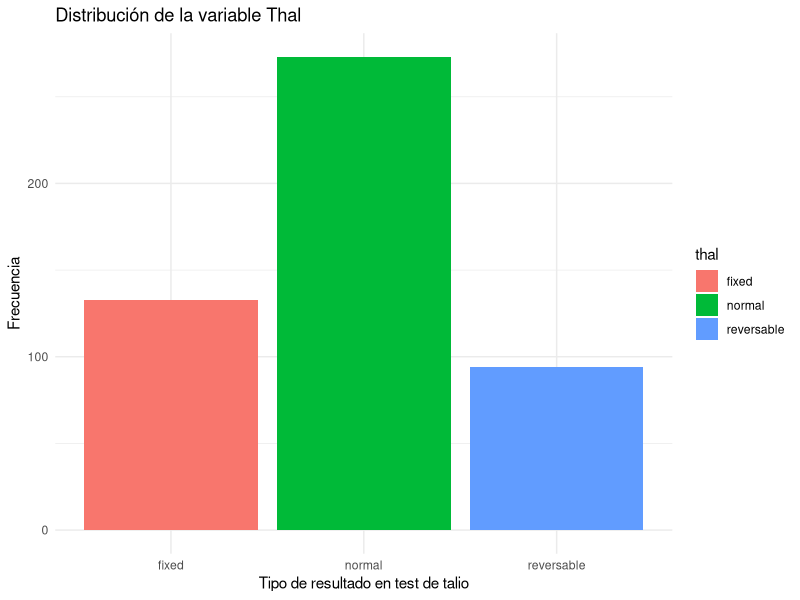
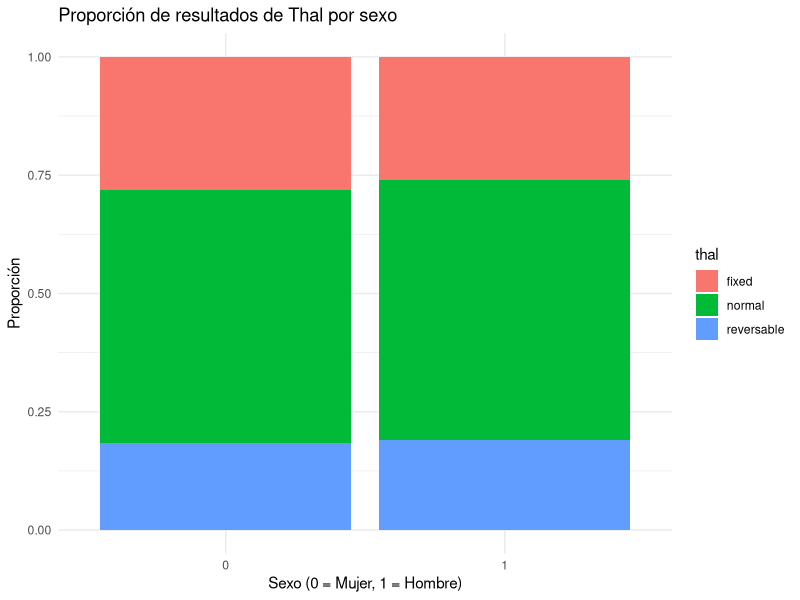
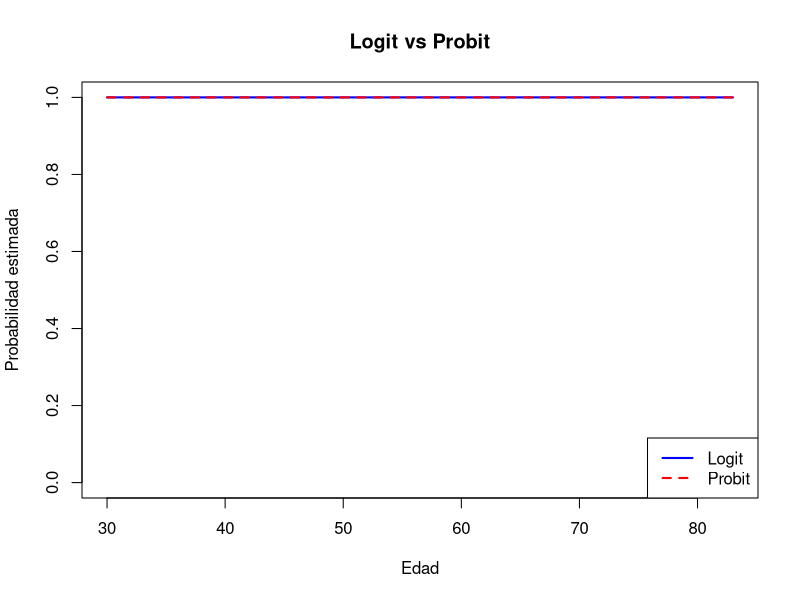
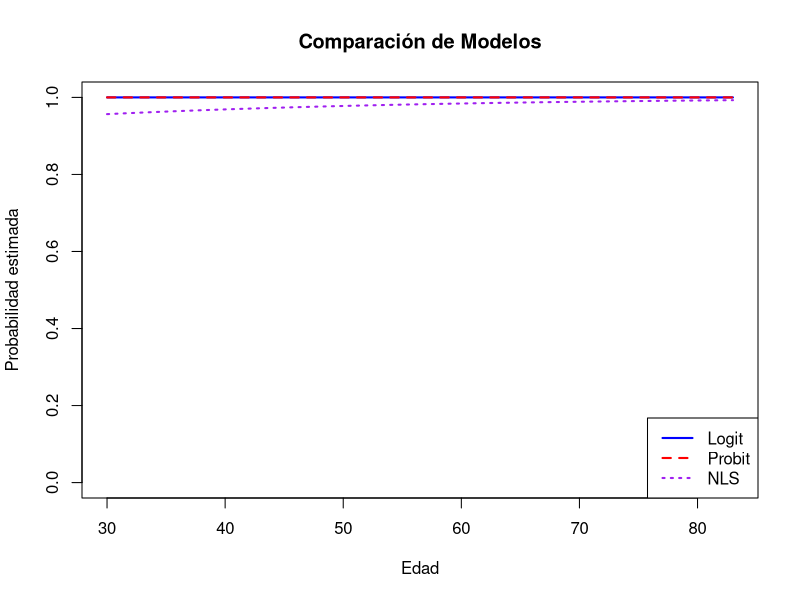
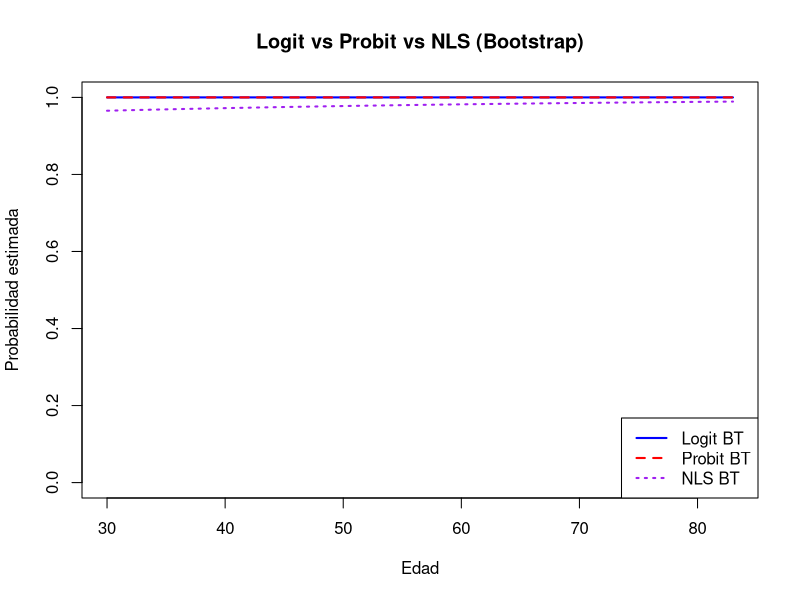
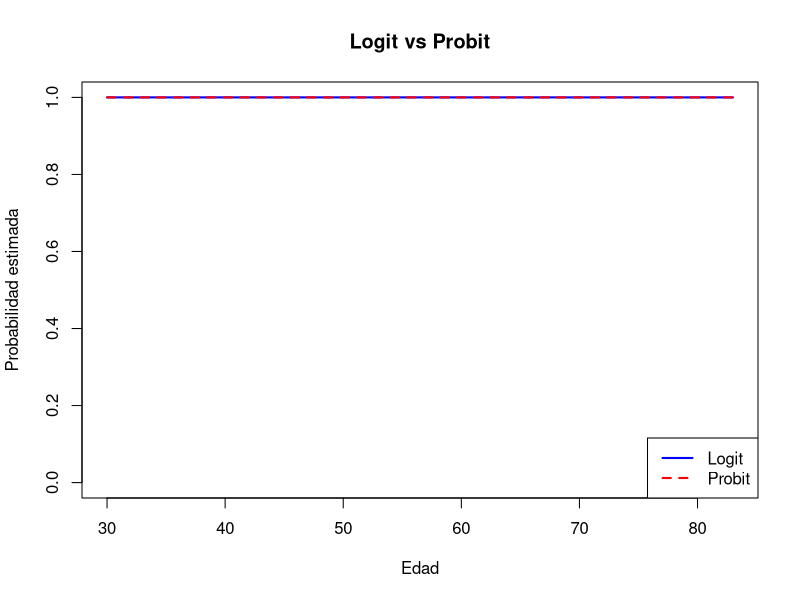
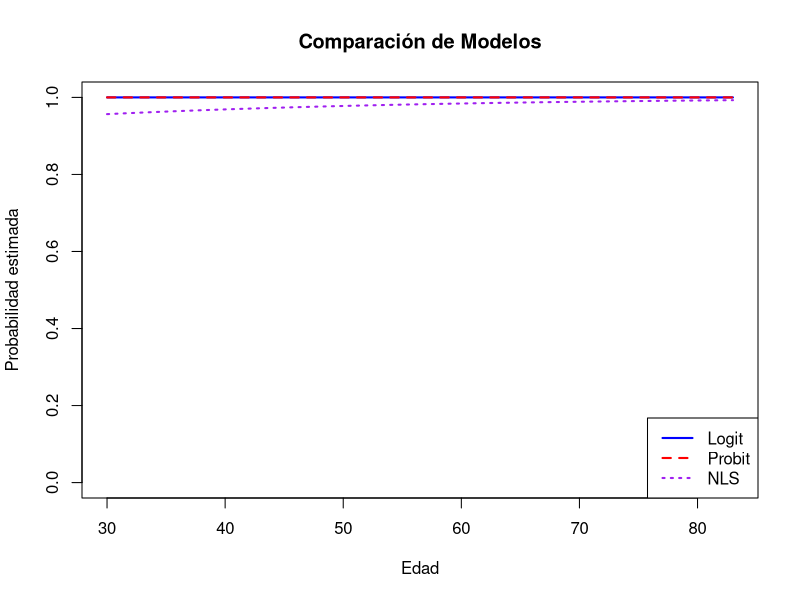
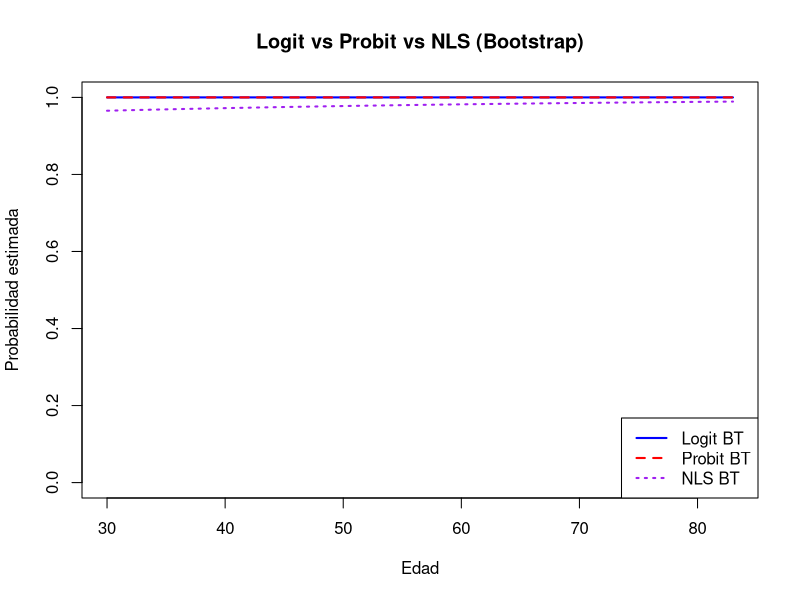

R code for these plots, in order:
## ---- chunk 1
knitr::opts_chunk$set(echo = TRUE)
set.seed(123)
## ---- chunk 2
n <- 500

# Variables numéricas

age <- round(rnorm(n, mean = 54, sd = 9))
sex <- rbinom(n, 1, 0.7)
rest_bp <- round(rnorm(n, mean = 130, sd = 15))
chol <- round(rnorm(n, mean = 245, sd = 50))
fbs <- rbinom(n, 1, 0.15)
restecg <- sample(0:2, n, replace = TRUE, prob = c(0.5, 0.4, 0.1))
max_hr <- round(rnorm(n, mean = 150, sd = 22))
exang <- rbinom(n, 1, 0.3)
oldpeak <- round(runif(n, min = 0.0, max = 6.2), 1)
slope <- sample(1:3, n, replace = TRUE, prob = c(0.45, 0.4, 0.15))
ca <- sample(0:4, n, replace = TRUE, prob = c(0.6, 0.2, 0.1, 0.07, 0.03))
thal <- sample(c("normal", "fixed", "reversable"), n, replace = TRUE, prob = c(0.55, 0.25, 0.2))

linear_predictor <- -3 + 0.03 * age + 0.6 * sex + 0.02 * chol + 0.8 * exang + 0.5 * ca + ifelse(thal == "reversable", 1, 0)
prob_ahd <- 1 / (1 + exp(-linear_predictor))
AHD <- rbinom(n, 1, prob_ahd)

heart_data <- data.frame(age, sex, rest_bp, chol, fbs, restecg,
                         max_hr, exang, oldpeak, slope, ca, thal, AHD)
## ---- chunk 3
library(ggplot2)
library(dplyr)

heart_data %>%
  ggplot(aes(x = thal, fill = thal)) +
  geom_bar() +
  labs(title = "Distribución de la variable Thal", x = "Tipo de resultado en test de talio", y = "Frecuencia") +
  theme_minimal()

heart_data %>%
  ggplot(aes(x = as.factor(sex), fill = thal)) +
  geom_bar(position = "fill") +
  labs(title = "Proporción de resultados de Thal por sexo", x = "Sexo (0 = Mujer, 1 = Hombre)", y = "Proporción") +
  theme_minimal()
## ---- chunk 4
modelo_logit <- glm(AHD ~ age + sex + chol + exang + ca + thal, data = heart_data, family = binomial(link = "logit"))
modelo_probit <- glm(AHD ~ age + sex + chol + exang + ca + thal, data = heart_data, family = binomial(link = "probit"))

summary(modelo_logit)
summary(modelo_probit)
## ---- chunk 5
x_grid <- seq(min(heart_data$age), max(heart_data$age), length.out = 100)

pred_data <- data.frame(
  age = x_grid,
  sex = 1,
  chol = mean(heart_data$chol),
  exang = 1,
  ca = 2,
  thal = factor("reversable", levels = c("fixed", "normal", "reversable"))
)

p_logit <- predict(modelo_logit, newdata = pred_data, type = "response")
p_probit <- predict(modelo_probit, newdata = pred_data, type = "response")

plot(x_grid, p_logit, type = "l", col = "blue", lwd = 2, ylim = c(0,1),
     ylab = "Probabilidad estimada", xlab = "Edad", main = "Logit vs Probit")
lines(x_grid, p_probit, col = "red", lwd = 2, lty = 2)
legend("bottomright", legend = c("Logit", "Probit"), col = c("blue", "red"),
       lty = c(1, 2), lwd = 2)
## ---- chunk 6
library(minpack.lm)

heart_data$prob_AHD <- as.numeric(as.character(heart_data$AHD))
modelo_nls <- nlsLM(prob_AHD ~ 1 / (1 + exp(-(b0 + b1 * age))),
                    data = heart_data,
                    start = list(b0 = -5, b1 = 0.1))
summary(modelo_nls)
## ---- chunk 7
p_nls <- predict(modelo_nls, newdata = pred_data)

plot(x_grid, p_logit, type = "l", col = "blue", lwd = 2, ylim = c(0,1),
     ylab = "Probabilidad estimada", xlab = "Edad", main = "Comparación de Modelos")
lines(x_grid, p_probit, col = "red", lwd = 2, lty = 2)
lines(x_grid, p_nls, col = "purple", lwd = 2, lty = 3)
legend("bottomright", legend = c("Logit", "Probit", "NLS"),
       col = c("blue", "red", "purple"), lty = c(1, 2, 3), lwd = 2)
## ---- chunk 8
set.seed(1234)
n_boot <- 1500
boot_indices <- sample(1:nrow(heart_data), size = n_boot, replace = TRUE)
boot_data <- heart_data[boot_indices, ]

modelo_logit_bt <- glm(AHD ~ age + sex + chol + exang + ca + thal, data = boot_data, family = binomial(link = "logit"))
modelo_probit_bt <- glm(AHD ~ age + sex + chol + exang + ca + thal, data = boot_data, family = binomial(link = "probit"))
modelo_nls_bt <- nlsLM(as.numeric(as.character(AHD)) ~ 1 / (1 + exp(-(b0 + b1 * age))),
                       data = boot_data,
                       start = list(b0 = -5, b1 = 0.1))
## ---- chunk 9
x_grid_bt <- seq(min(boot_data$age), max(boot_data$age), length.out = 100)

boot_pred_data <- data.frame(
  age = x_grid_bt,
  sex = 1,
  chol = mean(boot_data$chol),
  exang = 1,
  ca = 2,
  thal = factor("reversable", levels = c("fixed", "normal", "reversable"))
)

p_logit_bt <- predict(modelo_logit_bt, newdata = boot_pred_data, type = "response")
p_probit_bt <- predict(modelo_probit_bt, newdata = boot_pred_data, type = "response")
p_nls_bt <- predict(modelo_nls_bt, newdata = boot_pred_data)

plot(x_grid_bt, p_logit_bt, type = "l", col = "blue", lwd = 2, ylim = c(0,1),
     ylab = "Probabilidad estimada", xlab = "Edad", main = "Logit vs Probit vs NLS (Bootstrap)")
lines(x_grid_bt, p_probit_bt, col = "red", lwd = 2, lty = 2)
lines(x_grid_bt, p_nls_bt, col = "purple", lwd = 2, lty = 3)
legend("bottomright", legend = c("Logit BT", "Probit BT", "NLS BT"),
       col = c("blue", "red", "purple"), lty = c(1, 2, 3), lwd = 2)
## ---- chunk 10
x_grid <- seq(min(heart_data$age), max(heart_data$age), length.out = 100)

pred_data <- data.frame(
  age = x_grid,
  sex = 1,
  chol = mean(heart_data$chol),
  exang = 1,
  ca = 2,
  thal = factor("reversable", levels = c("fixed", "normal", "reversable"))
)

p_logit <- predict(modelo_logit, newdata = pred_data, type = "response")
p_probit <- predict(modelo_probit, newdata = pred_data, type = "response")

plot(x_grid, p_logit, type = "l", col = "blue", lwd = 2, ylim = c(0,1),
     ylab = "Probabilidad estimada", xlab = "Edad", main = "Logit vs Probit")
lines(x_grid, p_probit, col = "red", lwd = 2, lty = 2)
legend("bottomright", legend = c("Logit", "Probit"), col = c("blue", "red"),
       lty = c(1, 2), lwd = 2)
## ---- chunk 11
library(minpack.lm)

heart_data$prob_AHD <- as.numeric(as.character(heart_data$AHD))
modelo_nls <- nlsLM(prob_AHD ~ 1 / (1 + exp(-(b0 + b1 * age))),
                    data = heart_data,
                    start = list(b0 = -5, b1 = 0.1))
summary(modelo_nls)
## ---- chunk 12
p_nls <- predict(modelo_nls, newdata = pred_data)

plot(x_grid, p_logit, type = "l", col = "blue", lwd = 2, ylim = c(0,1),
     ylab = "Probabilidad estimada", xlab = "Edad", main = "Comparación de Modelos")
lines(x_grid, p_probit, col = "red", lwd = 2, lty = 2)
lines(x_grid, p_nls, col = "purple", lwd = 2, lty = 3)
legend("bottomright", legend = c("Logit", "Probit", "NLS"),
       col = c("blue", "red", "purple"), lty = c(1, 2, 3), lwd = 2)
## ---- chunk 13
set.seed(1234)
n_boot <- 1500
boot_indices <- sample(1:nrow(heart_data), size = n_boot, replace = TRUE)
boot_data <- heart_data[boot_indices, ]

modelo_logit_bt <- glm(AHD ~ age + sex + chol + exang + ca + thal, data = boot_data, family = binomial(link = "logit"))
modelo_probit_bt <- glm(AHD ~ age + sex + chol + exang + ca + thal, data = boot_data, family = binomial(link = "probit"))
modelo_nls_bt <- nlsLM(as.numeric(as.character(AHD)) ~ 1 / (1 + exp(-(b0 + b1 * age))),
                       data = boot_data,
                       start = list(b0 = -5, b1 = 0.1))
## ---- chunk 14
x_grid_bt <- seq(min(boot_data$age), max(boot_data$age), length.out = 100)

boot_pred_data <- data.frame(
  age = x_grid_bt,
  sex = 1,
  chol = mean(boot_data$chol),
  exang = 1,
  ca = 2,
  thal = factor("reversable", levels = c("fixed", "normal", "reversable"))
)

p_logit_bt <- predict(modelo_logit_bt, newdata = boot_pred_data, type = "response")
p_probit_bt <- predict(modelo_probit_bt, newdata = boot_pred_data, type = "response")
p_nls_bt <- predict(modelo_nls_bt, newdata = boot_pred_data)

plot(x_grid_bt, p_logit_bt, type = "l", col = "blue", lwd = 2, ylim = c(0,1),
     ylab = "Probabilidad estimada", xlab = "Edad", main = "Logit vs Probit vs NLS (Bootstrap)")
lines(x_grid_bt, p_probit_bt, col = "red", lwd = 2, lty = 2)
lines(x_grid_bt, p_nls_bt, col = "purple", lwd = 2, lty = 3)
legend("bottomright", legend = c("Logit BT", "Probit BT", "NLS BT"),
       col = c("blue", "red", "purple"), lty = c(1, 2, 3), lwd = 2)
